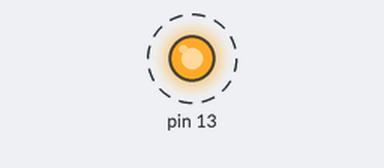
Bench run of a sketch on a simulated Arduino Uno, built with avr-gcc and run on an emulated ATmega328P. Parts: output pins drawn as LEDs (lit = HIGH). Dashed ring = blinking.

Above: at 0.4 s.
Timing chart, 0 to 3.0 s (numbered marks = the images above):
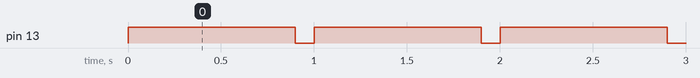

Measured:
- by itself, pin 13: alternates HIGH for 0.90 s and LOW for 0.10 s

The sketch:

blinkingLightFast.ino
```cpp
// plumtreegarden
// blinkingLightFast.ino

void setup()
{
  // tell arduino what pin(s) working with: pin 13
  // pinMode take 2 paramaters(pin# working with, input / output)
  // send signal so it will be output -> pin 13 becomes out
  pinMode(13,OUTPUT);
}

void loop()
{
  // TURN LED ON = ON = 5V, TURN LED OFF = LOW
  // 2 paramaters - (pin to write to, on / off)
  // TODO   MAKE BLINKING LED
  // TODO   ADD DELAY BETWEEN ON / OFF
  // delay -> 1 -> PARAMATER = MILISECONDS -> 1000 MS = 1S
  // TODO - FAST BLINKING LIGHT
  digitalWrite(13,HIGH);
  delay(900);
  digitalWrite(13,LOW);
  delay(100);
}
```
